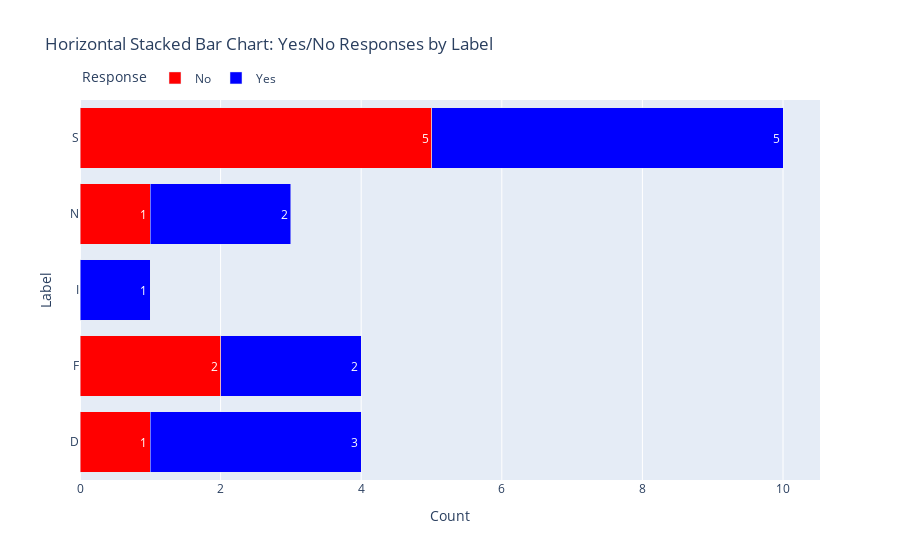

Here is the notebook cell this chart was saved with:
### Markdown cell above
# Bar Chart

### Code cell
# Step 1: Read the CSV file
df = pd.read_csv('bar_assignment.csv')

# Step 2: Transform 1 -> "Yes" and 0 -> "No"
df['COUNT'] = df['COUNT'].replace({1: 'Yes', 0: 'No'})

# Step 3: Group by LABEL and COUNT, then count occurrences
grouped_df = df.groupby(['LABEL', 'COUNT']).size().reset_index(name='TOTAL')

# Step 4: Sort the DataFrame alphabetically by LABEL
grouped_df = grouped_df.sort_values(by='LABEL')

# Step 5: Create the horizontal stacked bar chart
fig = px.bar(
    grouped_df, 
    x='TOTAL', 
    y='LABEL', 
    color='COUNT', 
    orientation='h', 
    barmode='stack',
    labels={'TOTAL': 'Count', 'LABEL': 'Label', 'COUNT': 'Response'},
    title='Horizontal Stacked Bar Chart: Yes/No Responses by Label',
    color_discrete_map={'Yes': 'blue', 'No': 'red'}  # Set colors for Yes and No
)

# Step 6: Move the legend to the top-left and arrange it horizontally
fig.update_layout(
    legend=dict(
        title='Response',
        orientation='h',  # Horizontal legend
        yanchor='bottom',  # Anchor legend at the bottom
        y=1.02,  # Position legend above the chart
        xanchor='left',  # Anchor legend to the left
        x=0  # Position legend at the left
    )
)

# Step 7: Add bar labels (values) at the tail end of each bar
fig.update_traces(
    textposition='inside',  # Place text outside the bars
    texttemplate='%{x}',  # Display the value of each bar segment
)

# Step 8: Force alphabetical sorting on the y-axis
fig.update_yaxes(categoryorder='array', categoryarray=sorted(grouped_df['LABEL'].unique()))

# Show the plot
fig.show()

### Figure 1 — Plotly figure (JSON) as saved in the notebook; plotly's stock layout.template omitted (floating-point values rounded to 4 significant figures)
{"data": [{"hovertemplate": "Response=No<br>Count=%{x}<br>Label=%{y}<extra></extra>", "legendgroup": "No", "marker": {"color": "red", "pattern": {"shape": ""}}, "name": "No", "orientation": "h", "showlegend": true, "textposition": "inside", "texttemplate": "%{x}", "type": "bar", "x": [1, 2, 1, 5], "xaxis": "x", "y": ["D", "F", "N", "S"], "yaxis": "y"}, {"hovertemplate": "Response=Yes<br>Count=%{x}<br>Label=%{y}<extra></extra>", "legendgroup": "Yes", "marker": {"color": "blue", "pattern": {"shape": ""}}, "name": "Yes", "orientation": "h", "showlegend": true, "textposition": "inside", "texttemplate": "%{x}", "type": "bar", "x": [3, 2, 1, 2, 5], "xaxis": "x", "y": ["D", "F", "I", "N", "S"], "yaxis": "y"}], "layout": {"barmode": "stack", "legend": {"orientation": "h", "title": {"text": "Response"}, "tracegroupgap": 0, "x": 0, "xanchor": "left", "y": 1.02, "yanchor": "bottom"}, "title": {"text": "Horizontal Stacked Bar Chart: Yes/No Responses by Label"}, "xaxis": {"anchor": "y", "domain": [0, 1], "title": {"text": "Count"}}, "yaxis": {"anchor": "x", "categoryarray": ["D", "F", "I", "N", "S"], "categoryorder": "array", "domain": [0, 1], "title": {"text": "Label"}}}}
